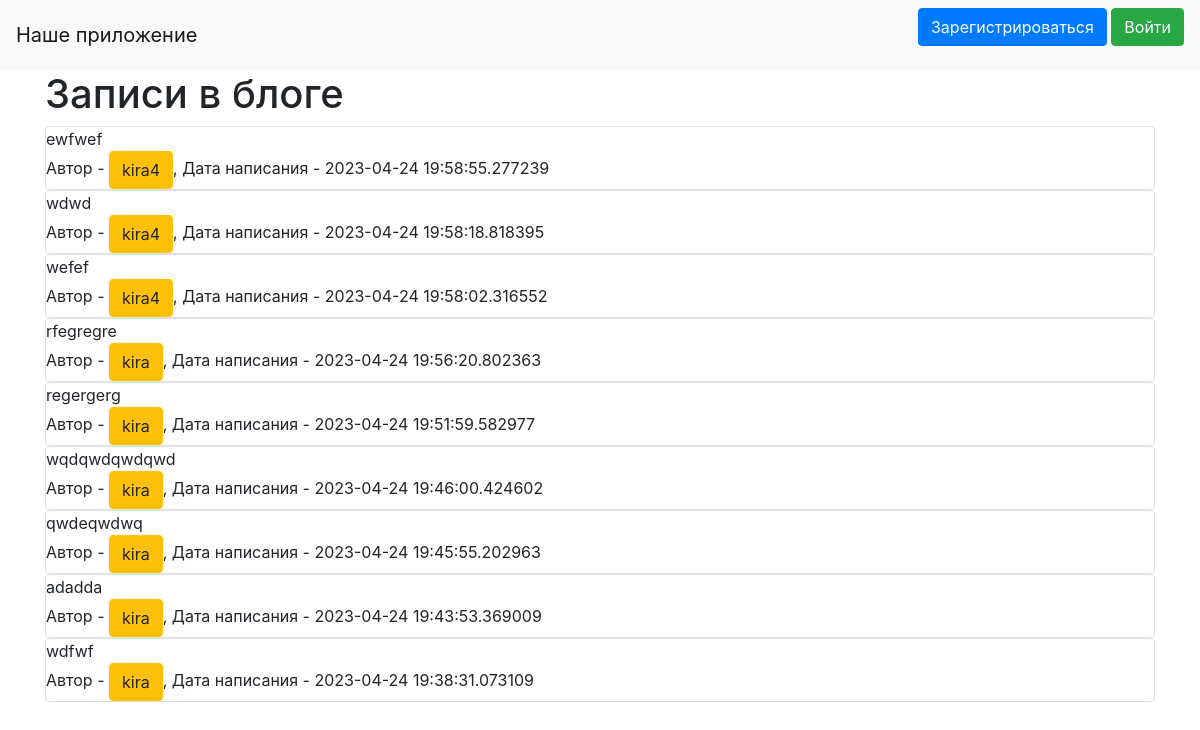
The page /index on the database as committed earlier.
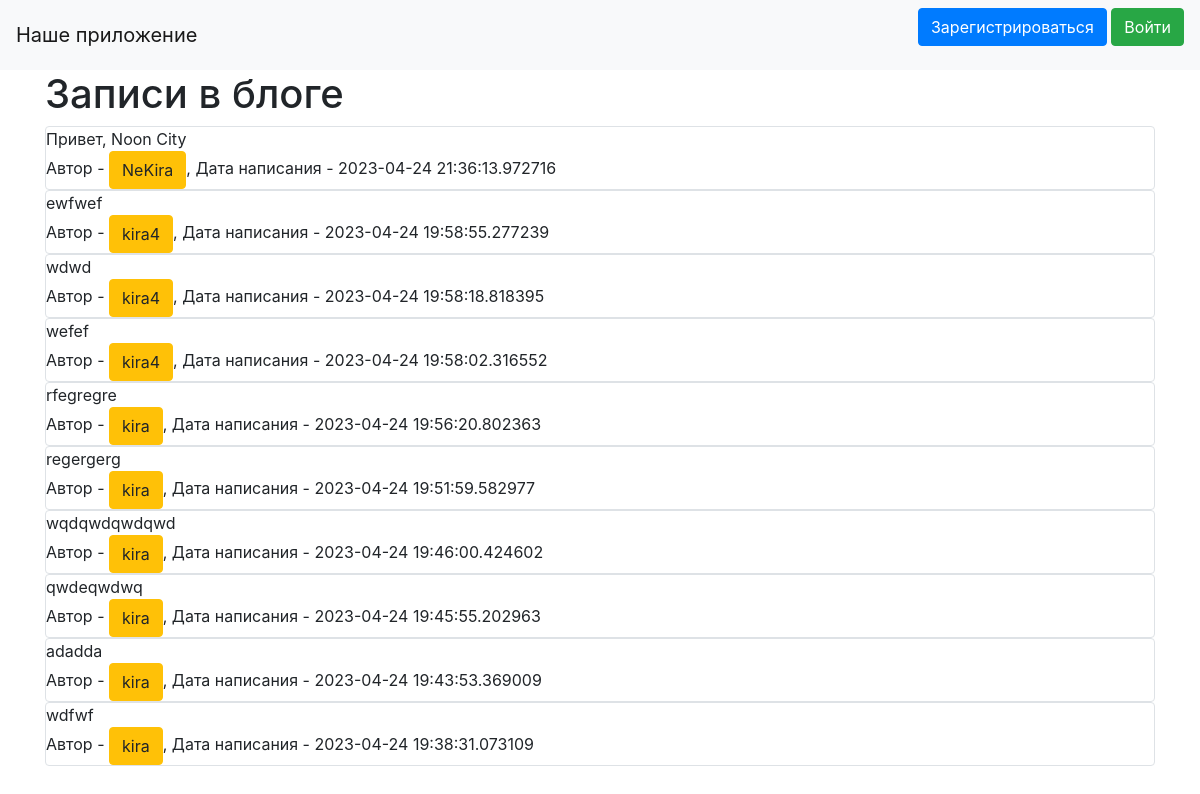
The same page on the database as committed later.
### data/news.py (models this page shows)
class News(SqlAlchemyBase):
    __tablename__ = 'news'
    id = sqlalchemy.Column(sqlalchemy.Integer,
                           primary_key=True, autoincrement=True)
    content = sqlalchemy.Column(sqlalchemy.String, nullable=True)
    created_date = sqlalchemy.Column(sqlalchemy.DateTime,
                                     default=datetime.datetime.now)
    user_id = sqlalchemy.Column(sqlalchemy.Integer,
                                sqlalchemy.ForeignKey("citizens.id"))
    user = orm.relationship('User')

### data/users.py (models this page shows, shortened)
class User(SqlAlchemyBase, UserMixin):
    __tablename__ = 'citizens'
    id = sqlalchemy.Column(sqlalchemy.Integer,
                           primary_key=True, autoincrement=True)
    name = sqlalchemy.Column(sqlalchemy.String, index=True, nullable=True)
    email = sqlalchemy.Column(sqlalchemy.String,
                              index=True, nullable=True) #, unique=True)
    hashed_password = sqlalchemy.Column(sqlalchemy.String, nullable=True)
    sex = sqlalchemy.Column(sqlalchemy.String, nullable=True)
    job = sqlalchemy.Column(sqlalchemy.String, nullable=True)
    reputation = sqlalchemy.Column(sqlalchemy.String, nullable=True)
    gun = sqlalchemy.Column(sqlalchemy.String, nullable=True)
    news = orm.relationship("News", back_populates='user')

### server.py (the view)
@app.route('/')
@app.route('/index')
def index():
    db_sess = db_session.create_session()
    param = {}
    param['title'] = 'Новости Noon City'
    param['news'] = db_sess.query(News)[::-1]
    if current_user.is_authenticated:
        pass
    else:
        pass  #  тут нужно убрать у зареганного ползователя кнопки войти и зарегаться, и заменить их на оставить запись
    return render_template('index.html', **param)

### data/db_session.py (called while the page is built)
def create_session() -> Session:
    global __factory
    return __factory()

### templates/index.html (shortened to what this page needs)
{% extends "base.html" %}
{% block content %}
<h1>Записи в блоге<br>
    </h1>
{% for item in news%}
<div class="col-md6 border rounded">
    <div>
        {{item.content}}
    </div>
    <div>
        Автор - <a href="/profile/{{ item.user_id }}" class="btn btn-warning">
        {{ item.user.name }}
    </a>, Дата написания - {{item.created_date}}
    </div>
</div>
{% endfor %}
{% endblock %}

### templates/base.html (shortened to what this page needs)
<!doctype html>
<html lang="en">
<head>
    <link rel="stylesheet"
          href="https://stackpath.bootstrapcdn.com/bootstrap/4.4.1/css/bootstrap.min.css"
>
</head>
<body>
<header>
    <nav class="navbar navbar-light bg-light">
        <a class="navbar-brand" href="#">Наше приложение</a>
        {% if current_user.is_authenticated %}
        <a class="navbar-brand" href="/logout">{{ current_user.name }}</a>
        {% else %}
        <p>
            <a class="btn btn-primary " href="/register">Зарегистрироваться</a>
            <a class="btn btn-success" href="/login">Войти</a>
        </p>
        {% endif %}
    </nav>
</header>
<main role="main" class="container">
    {% block content %}{% endblock %}
</main>
</body>
</html>

Rows that differ between the two databases and show on the page:
added News: content "Привет, Noon City", user.name "NeKira", created_date "2023-04-24 21:36:13.972716"
